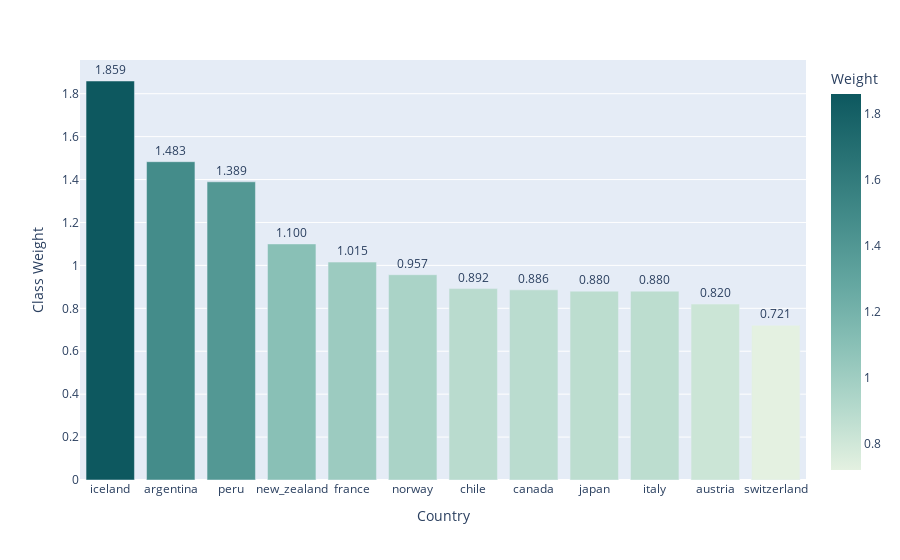

The notebook cell this image was saved under:
### Code cell
%matplotlib inline
# Get class weights
class_weights = compute_class_weight(
    class_weight='balanced',
    classes=np.unique(true_labels),
    y=true_labels
)

# Create dictionary: {class_index: weight}
class_weight_dict = {i: w for i, w in enumerate(class_weights)}

# Visualize class weights per class
weights_df = pd.DataFrame({
    'Class Index': list(class_weight_dict.keys()),
    'Class Name': [class_names[i] for i in class_weight_dict.keys()],
    'Weight': list(class_weight_dict.values())
}).sort_values(by='Weight', ascending=False).reset_index(drop=True)

fig = px.bar(
    weights_df,
    x="Class Name",
    y="Weight",
    color="Weight",
    text="Weight",
    hover_data=["Class Index"],
    color_continuous_scale="Mint"
)

fig.update_traces(texttemplate='%{text:.3f}', textposition='outside')
fig.update_layout(
    xaxis_title="Country",
    yaxis_title="Class Weight"
)

fig.show()


weights_df

### Figure 1 — Plotly figure (JSON) as saved in the notebook; plotly's stock layout.template omitted (floating-point values rounded to 4 significant figures)
{"data": [{"customdata": [[5], [0], [10], [8], [4], [9], [3], [2], [7], [6], [1], [11]], "hovertemplate": "Class Name=%{x}<br>Weight=%{marker.color}<br>Class Index=%{customdata[0]}<extra></extra>", "legendgroup": "", "marker": {"color": [1.859, 1.483, 1.389, 1.1, 1.015, 0.9565, 0.8919, 0.8859, 0.88, 0.88, 0.8199, 0.7213], "coloraxis": "coloraxis", "pattern": {"shape": ""}}, "name": "", "orientation": "v", "showlegend": false, "text": [1.859, 1.483, 1.389, 1.1, 1.015, 0.9565, 0.8919, 0.8859, 0.88, 0.88, 0.8199, 0.7213], "textposition": "outside", "texttemplate": "%{text:.3f}", "type": "bar", "x": ["iceland", "argentina", "peru", "new_zealand", "france", "norway", "chile", "canada", "japan", "italy", "austria", "switzerland"], "xaxis": "x", "y": [1.859, 1.483, 1.389, 1.1, 1.015, 0.9565, 0.8919, 0.8859, 0.88, 0.88, 0.8199, 0.7213], "yaxis": "y"}], "layout": {"barmode": "relative", "coloraxis": {"colorbar": {"title": {"text": "Weight"}}, "colorscale": [[0, "rgb(228, 241, 225)"], [0.1667, "rgb(180, 217, 204)"], [0.3333, "rgb(137, 192, 182)"], [0.5, "rgb(99, 166, 160)"], [0.6667, "rgb(68, 140, 138)"], [0.8333, "rgb(40, 114, 116)"], [1, "rgb(13, 88, 95)"]]}, "legend": {"tracegroupgap": 0}, "margin": {"t": 60}, "xaxis": {"anchor": "y", "domain": [0, 1], "title": {"text": "Country"}}, "yaxis": {"anchor": "x", "domain": [0, 1], "title": {"text": "Class Weight"}}}}
